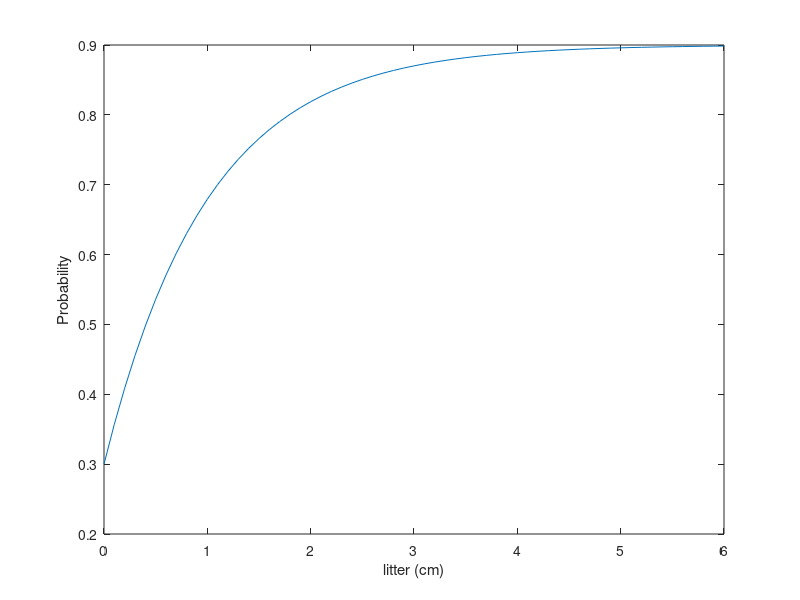

This figure's MATLAB source:
litter=0:0.1:6;
maxQ=0.9;
minQ=0.3
ProbQ=maxQ-(maxQ-minQ)*exp(-litter);
plot(litter,ProbQ)
xlabel('litter (cm)'), ylabel('Probability')
% axis([0 6 0 1])
